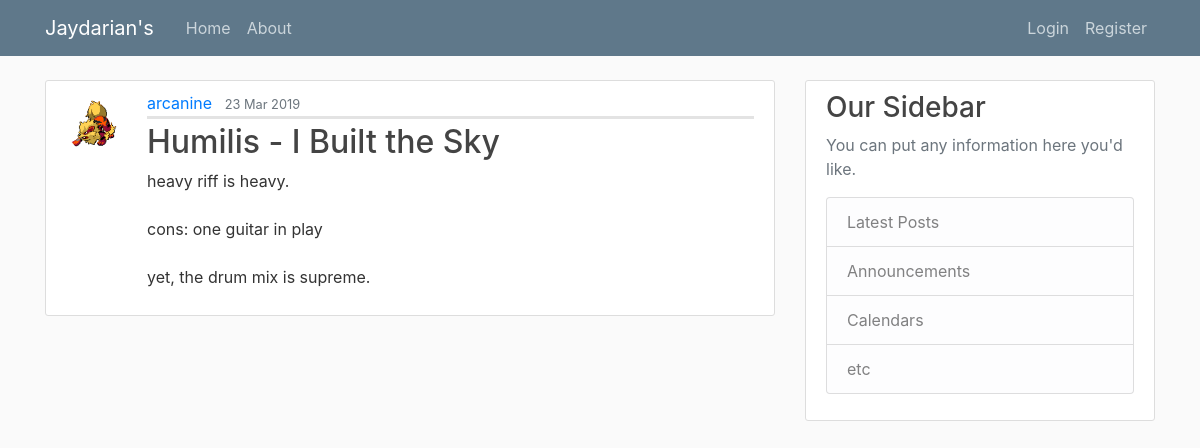
Screenshot of /post/20 with the database file from the repository.
### jay_site/models.py (models this page shows, shortened)
class User(db.Model, UserMixin):
    id = db.Column(db.Integer, primary_key=True)
    username = db.Column(db.String(20), unique=True, nullable=False)
    email = db.Column(db.String(120), unique=True, nullable=False)
    image_file = db.Column(db.String(20), nullable=False, default='default.jpg')
    password = db.Column(db.String(60), nullable=False)
    posts = db.relationship('Post', backref='author', lazy=True)

class Post(db.Model):
    id = db.Column(db.Integer, primary_key=True)
    title = db.Column(db.String(100), nullable=False)
    date_posted = db.Column(db.DateTime, nullable=False, default=datetime.utcnow)
    content = db.Column(db.Text, nullable=False)
    user_id = db.Column(db.Integer, db.ForeignKey('user.id'), nullable=False)

### jay_site/posts/routes.py (the view)
@posts.route("/post/<int:post_id>")
def post(post_id):
    post = Post.query.get_or_404(post_id)
    return render_template('post.html', title=post.title, post=post)

### jay_site/templates/post.html (shortened to what this page needs)
{% extends "layout.html" %}
{% block content %}
    <article class="media content-section">
        <img class="rounded-circle article-img" src="{{ url_for('static', filename='profile_pics/' + post.author.image_file) }}">
        <div class="media-body">
        <div class="article-metadata">
            <a class="mr-2" href="{{ url_for('users.user_posts', username=post.author.username) }}">{{ post.author.username }}</a>
            <small class="text-muted">{{ post.date_posted.strftime('%d %b %Y') }}</small>
        </div>
        <h2 class="article-title">{{ post.title }}</h2>
        <p class="article-content">{{ post.content }}</p>
        </div>
    </article>
{% endblock content %}

### jay_site/static/main.css (style rules this page uses)
body { background: #fafafa; color: #333333; margin-top: 5rem; }
h1, h2, h3, h4, h5, h6 { color: #444444; }
.content-section { background: #ffffff; padding: 10px 20px; border: 1px solid #dddddd; border-radius: 3px; margin-bottom: 20px; }
.article-title { color: #444444; }
.article-content { white-space: pre-line; }
.article-img { height: 65px; width: 65px; margin-right: 16px; }
.article-metadata { padding-bottom: 1px; margin-bottom: 4px; border-bottom: 3px solid #e3e3e3 }

### rows the page displays
User: image_file (picture), author.username "arcanine"
Post: date_posted "23 Mar 2019", title "Humilis - I Built the Sky", content "heavy riff is heavy. cons: one guitar in play yet, the drum mix is supreme."
